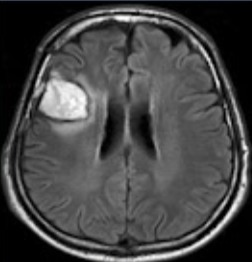
#> input picture backend/src/processImages/tumor.jpeg, 252 x 262 px
$ python sharpnessEnhCode.py --imagePath ../processImages/tumor.jpeg
#> lines starting #> are read from the running program, lines starting #| are printed output that depends on the picture
import cv2
import numpy as np
import argparse

def sharpnessEnhProcess(imagePath):

    # Load the image
    # img = cv2.imread('./src/processImages/tumor.jpeg')
#> called with imagePath = '../processImages/tumor.jpeg'
    img = cv2.imread(imagePath)
#> img is the input picture: shape (262, 252, 3); mean B, G, R 70.2, 70.1, 70

    # Create a sharpening kernel
    kernel = np.array([[-1,-1,-1], [-1,9,-1], [-1,-1,-1]])

    # Apply the sharpening kernel
    sharp = cv2.filter2D(img, -1, kernel)
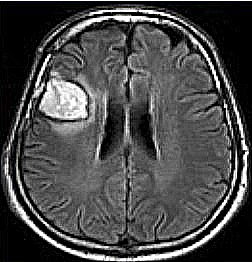
#> sharp: shape (262, 252, 3); mean B, G, R 73.2, 73.1, 73.1

    # Display the images
    cv2.imwrite('./src/processImages/sharpnessEnh.png', sharp)

    return 'sharpnessEnh.png'


if __name__ == '__main__':
    # Define the command line arguments
    parser = argparse.ArgumentParser()
    parser.add_argument('--imagePath', type=str, help='The first parameter')

    # Parse the command line arguments
    args = parser.parse_args()

    # Call the function with the parsed parameters
    print(sharpnessEnhProcess(args.imagePath))

$ run again, with backend/src/processImages/rice.jpeg copied over backend/src/processImages/tumor.jpeg
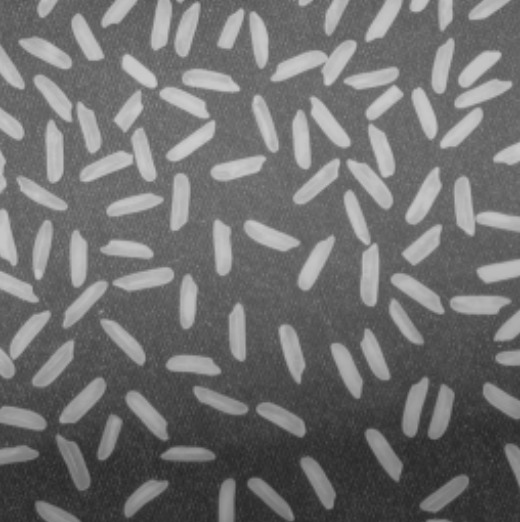
#> input picture backend/src/processImages/rice.jpeg, 520 x 522 px
#> in sharpnessEnhProcess, img is the input picture: shape (522, 520, 3); min 39, max 207, mean 111.2
#> in sharpnessEnhProcess, `sharp = cv2.filter2D(img, -1, kernel)`:
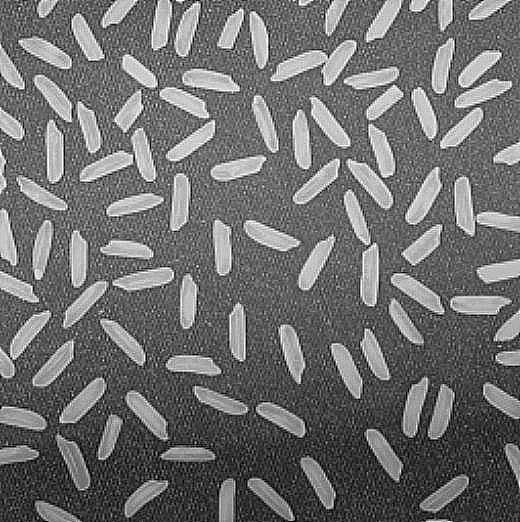
#> sharp: shape (522, 520, 3); min 0, max 255, mean 111.2
